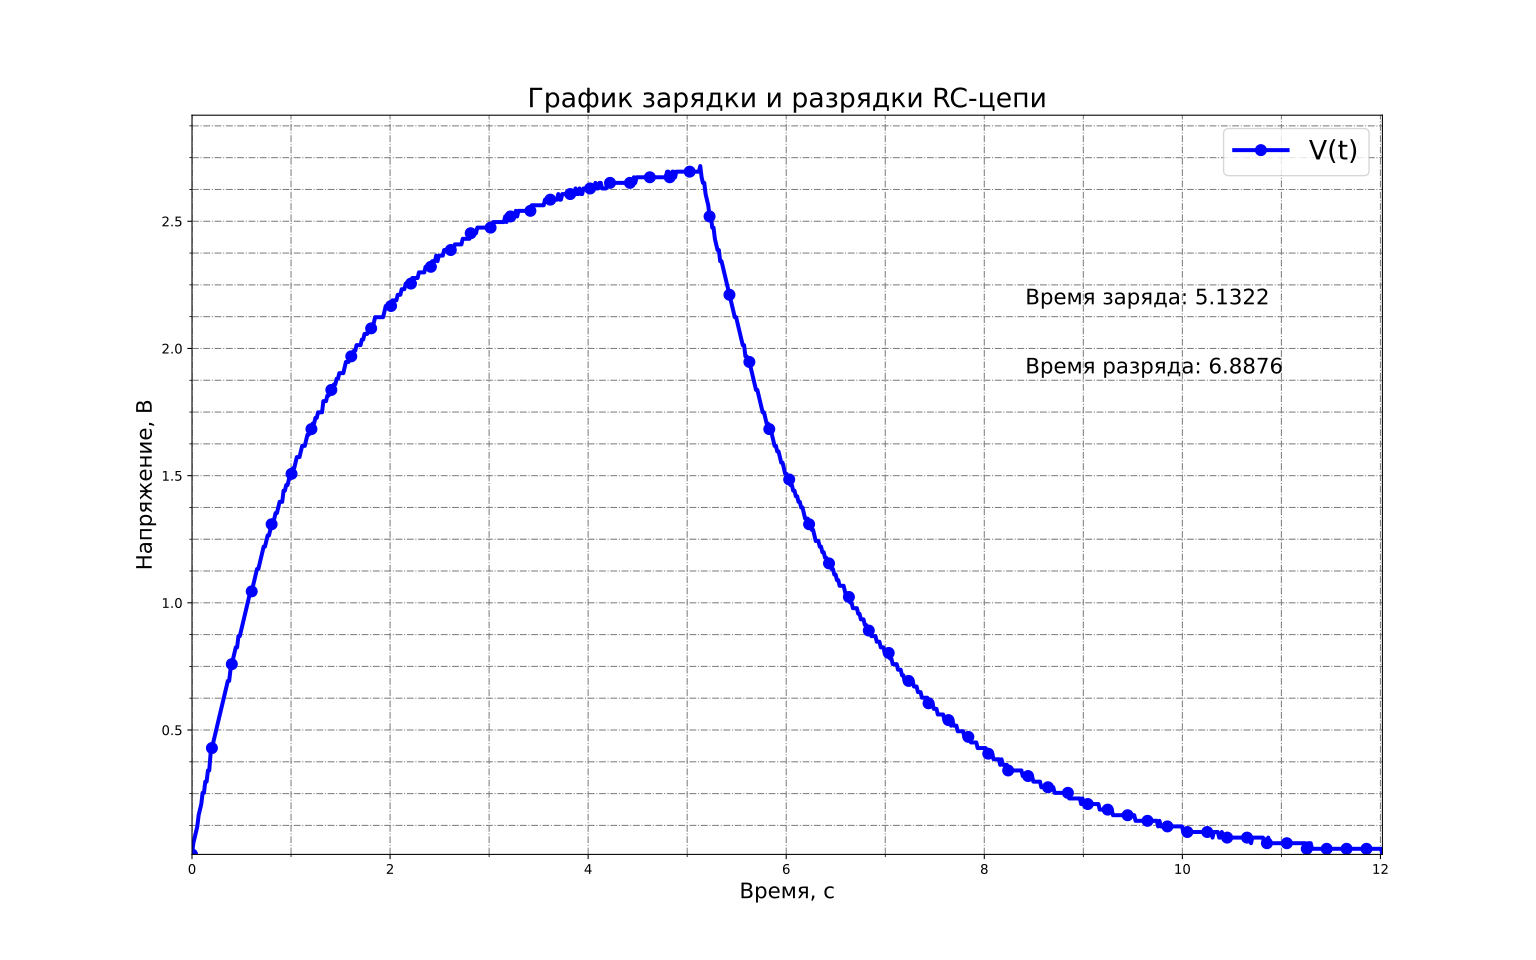

Recreate this plot in Python.
import matplotlib.pyplot as plt
import numpy as np

with open("settings.txt", "r") as settings_file:
    settings_data = [float(num) for num in settings_file.read().split("\n")]

time_step = settings_data[0]
voltage_step = settings_data[1]

data_arr = np.loadtxt("data.txt", dtype=int)

time_arr = np.arange(0, len(data_arr)) * time_step
voltage_arr = data_arr * voltage_step

voltage_max_index = np.argmax(voltage_arr)
voltage_max = np.max(voltage_arr)
time_max = np.max(time_arr)

charge_time = time_arr[voltage_max_index]
discharge_time = time_max - charge_time

figure, ax = plt.subplots(figsize = (16, 10), dpi = 400)

ax.set_xlabel("Время, с", fontsize = 16)
ax.set_ylabel("Напряжение, В", fontsize = 16)
ax.set_title("График зарядки и разрядки RC-цепи", fontsize = 20, loc= 'center', wrap=True)

ax.set_xlim([np.min(time_arr), np.max(time_arr)])
ax.set_ylim([np.min(voltage_arr), np.max(voltage_arr) + 0.2])

ax.xaxis.set_major_locator(plt.MultipleLocator(2))
ax.xaxis.set_minor_locator(plt.MultipleLocator(1))
ax.yaxis.set_major_locator(plt.MultipleLocator(0.5))
ax.yaxis.set_minor_locator(plt.MultipleLocator(0.125))

ax.grid(which='both', ls='-.', c='gray')

ax.text(time_max*0.7, voltage_max*0.8, f"Время заряда: {charge_time}", fontsize=16, c='black')
ax.text(time_max*0.7, voltage_max*0.7, f"Время разряда: {discharge_time}", fontsize=16, c='black')

ax.plot(time_arr, voltage_arr, color = 'blue', ls='-', lw=3, marker='o', ms=8, mfc='blue', markevery=15, label='V(t)')
ax.legend(fontsize=20)

# plt.show()
plt.savefig("plot.svg")
